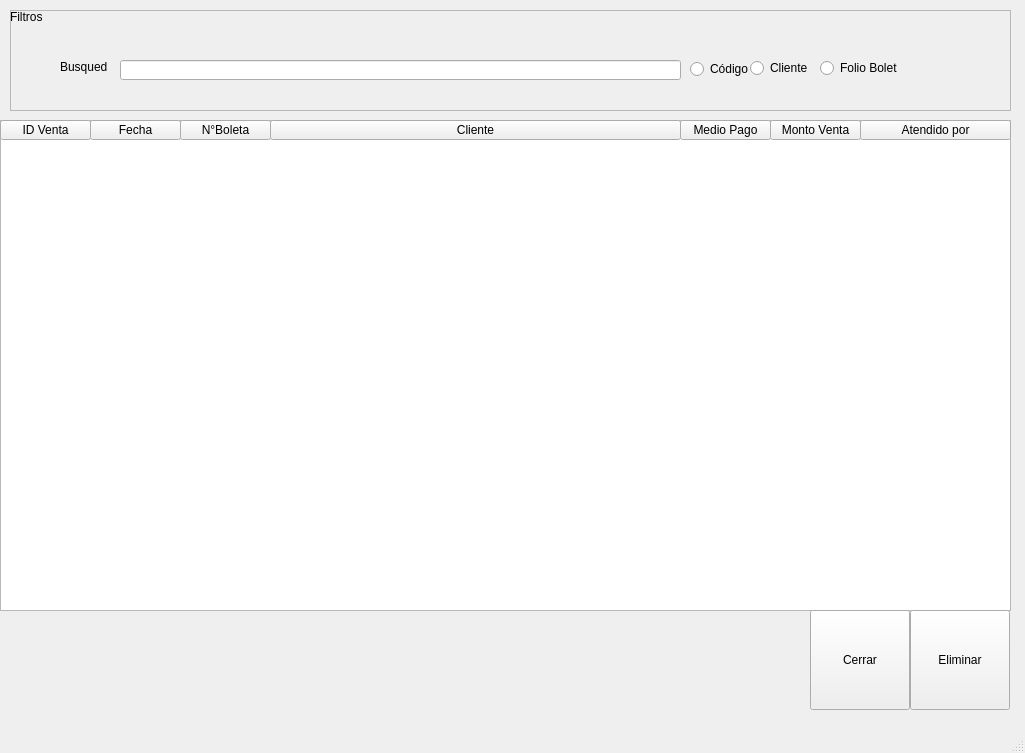
<?xml version="1.0" encoding="UTF-8"?>
<ui version="4.0">
 <class>Articulos</class>
 <widget class="QMainWindow" name="Articulos">
  <property name="geometry">
   <rect>
    <x>0</x>
    <y>0</y>
    <width>1025</width>
    <height>753</height>
   </rect>
  </property>
  <property name="windowTitle">
   <string>MainWindow</string>
  </property>
  <widget class="QWidget" name="centralwidget">
   <widget class="QListView" name="listView">
    <property name="geometry">
     <rect>
      <x>0</x>
      <y>120</y>
      <width>1011</width>
      <height>491</height>
     </rect>
    </property>
   </widget>
   <widget class="QPushButton" name="pushButton_3">
    <property name="geometry">
     <rect>
      <x>910</x>
      <y>610</y>
      <width>100</width>
      <height>100</height>
     </rect>
    </property>
    <property name="text">
     <string>Eliminar</string>
    </property>
   </widget>
   <widget class="QPushButton" name="pushButton_4">
    <property name="geometry">
     <rect>
      <x>810</x>
      <y>610</y>
      <width>100</width>
      <height>100</height>
     </rect>
    </property>
    <property name="text">
     <string>Cerrar</string>
    </property>
   </widget>
   <widget class="QFrame" name="frame">
    <property name="geometry">
     <rect>
      <x>10</x>
      <y>10</y>
      <width>1001</width>
      <height>101</height>
     </rect>
    </property>
    <property name="frameShape">
     <enum>QFrame::StyledPanel</enum>
    </property>
    <property name="frameShadow">
     <enum>QFrame::Raised</enum>
    </property>
    <widget class="QRadioButton" name="radioButton_2">
     <property name="geometry">
      <rect>
       <x>740</x>
       <y>50</y>
       <width>77</width>
       <height>16</height>
      </rect>
     </property>
     <property name="text">
      <string>Cliente</string>
     </property>
    </widget>
    <widget class="QLabel" name="label_2">
     <property name="geometry">
      <rect>
       <x>50</x>
       <y>50</y>
       <width>47</width>
       <height>14</height>
      </rect>
     </property>
     <property name="text">
      <string>Busqueda</string>
     </property>
    </widget>
    <widget class="QRadioButton" name="radioButton">
     <property name="geometry">
      <rect>
       <x>680</x>
       <y>50</y>
       <width>61</width>
       <height>18</height>
      </rect>
     </property>
     <property name="text">
      <string>Código</string>
     </property>
    </widget>
    <widget class="QLineEdit" name="lineEdit">
     <property name="geometry">
      <rect>
       <x>110</x>
       <y>50</y>
       <width>561</width>
       <height>20</height>
      </rect>
     </property>
    </widget>
    <widget class="QLabel" name="label_3">
     <property name="geometry">
      <rect>
       <x>0</x>
       <y>0</y>
       <width>47</width>
       <height>14</height>
      </rect>
     </property>
     <property name="text">
      <string>Filtros</string>
     </property>
    </widget>
    <widget class="QRadioButton" name="radioButton_3">
     <property name="geometry">
      <rect>
       <x>810</x>
       <y>50</y>
       <width>77</width>
       <height>16</height>
      </rect>
     </property>
     <property name="text">
      <string>Folio Boleta</string>
     </property>
    </widget>
   </widget>
   <widget class="QToolButton" name="toolButton">
    <property name="geometry">
     <rect>
      <x>0</x>
      <y>120</y>
      <width>91</width>
      <height>20</height>
     </rect>
    </property>
    <property name="text">
     <string>ID Venta</string>
    </property>
   </widget>
   <widget class="QToolButton" name="toolButton_2">
    <property name="geometry">
     <rect>
      <x>270</x>
      <y>120</y>
      <width>411</width>
      <height>20</height>
     </rect>
    </property>
    <property name="text">
     <string>Cliente</string>
    </property>
   </widget>
   <widget class="QToolButton" name="toolButton_3">
    <property name="geometry">
     <rect>
      <x>770</x>
      <y>120</y>
      <width>91</width>
      <height>20</height>
     </rect>
    </property>
    <property name="text">
     <string>Monto Venta</string>
    </property>
   </widget>
   <widget class="QToolButton" name="toolButton_4">
    <property name="geometry">
     <rect>
      <x>180</x>
      <y>120</y>
      <width>91</width>
      <height>20</height>
     </rect>
    </property>
    <property name="text">
     <string>N°Boleta</string>
    </property>
   </widget>
   <widget class="QToolButton" name="toolButton_5">
    <property name="geometry">
     <rect>
      <x>90</x>
      <y>120</y>
      <width>91</width>
      <height>20</height>
     </rect>
    </property>
    <property name="text">
     <string>Fecha</string>
    </property>
   </widget>
   <widget class="QToolButton" name="toolButton_6">
    <property name="geometry">
     <rect>
      <x>680</x>
      <y>120</y>
      <width>91</width>
      <height>20</height>
     </rect>
    </property>
    <property name="text">
     <string>Medio Pago</string>
    </property>
   </widget>
   <widget class="QToolButton" name="toolButton_7">
    <property name="geometry">
     <rect>
      <x>860</x>
      <y>120</y>
      <width>151</width>
      <height>20</height>
     </rect>
    </property>
    <property name="text">
     <string>Atendido por</string>
    </property>
   </widget>
  </widget>
  <widget class="QMenuBar" name="menubar">
   <property name="geometry">
    <rect>
     <x>0</x>
     <y>0</y>
     <width>1025</width>
     <height>22</height>
    </rect>
   </property>
  </widget>
  <widget class="QStatusBar" name="statusbar"/>
 </widget>
 <resources/>
 <connections/>
</ui>
